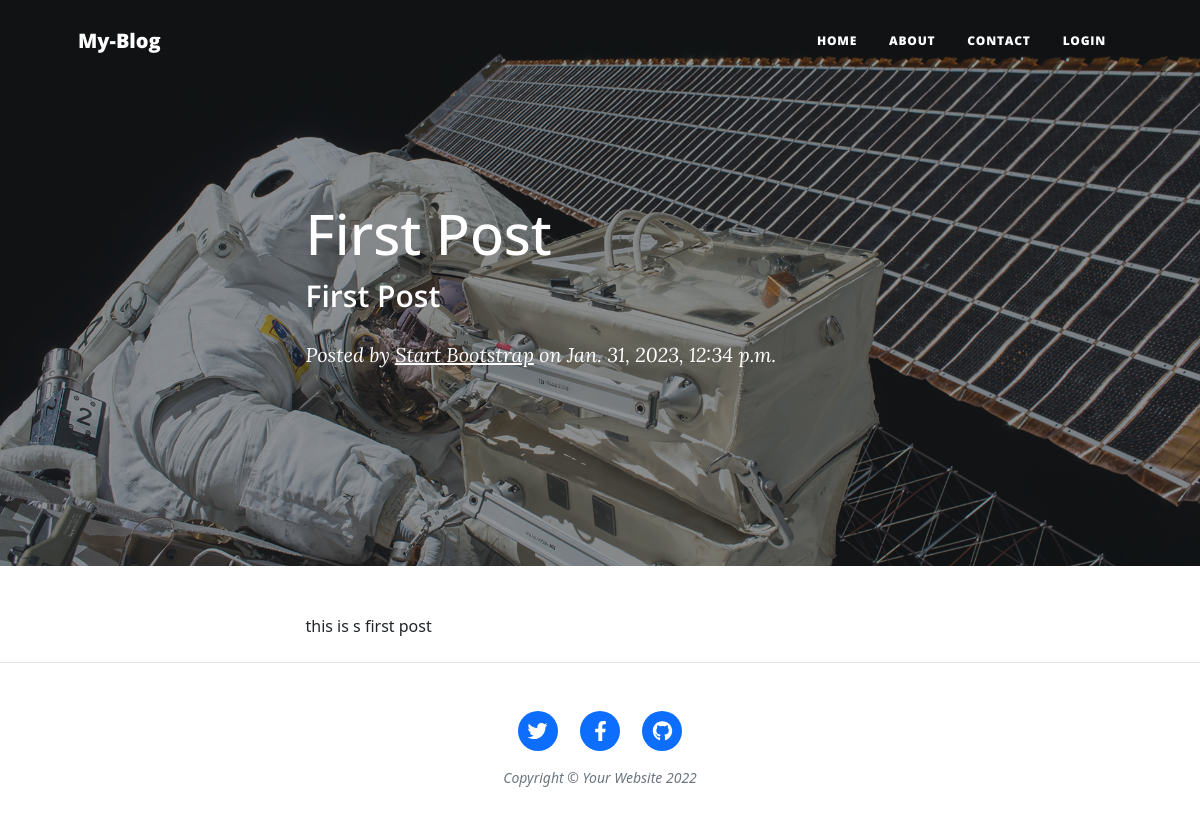
Page /post-details/48 on the committed database.
### blogapp/models.py (models this page shows, shortened)
class Post(models.Model):
    author = models.ForeignKey(settings.AUTH_USER_MODEL, on_delete=models.CASCADE)
    title = models.CharField(max_length=200)
    text = models.TextField()
    created_date = models.DateTimeField(default=timezone.now)
    published_date = models.DateTimeField(blank=True, null=True)

### blogapp/views.py (the view)
# urls.py: path('post-details/<pk>', views.post_details, name='post_details'),
def post_details(request, pk):
    post_detail = Post.objects.get(id=pk)
    return render(request, 'post_details.html', {"post_detail": post_detail})

### templates/post_details.html
{% extends 'base.html' %}
{% block body %}
        <header class="masthead" style="background-image: url('/static/assets/img/post-bg.jpg')">
            <div class="container position-relative px-4 px-lg-5">
                <div class="row gx-4 gx-lg-5 justify-content-center">
                    <div class="col-md-10 col-lg-8 col-xl-7">
                        <div class="post-heading">
                            <h1>{{post_detail.title}}</h1>
                            <h2 class="subheading">{{post_detail.title}}</h2>
                            <span class="meta">
                                Posted by
                                <a href="#!">Start Bootstrap</a>
                                on {{post_detail.published_date}}
                            </span>
                        </div>
                    </div>
                </div>
            </div>
        </header>
        <article class="mb-4">
            <div class="container px-4 px-lg-5">
                <div class="row gx-4 gx-lg-5 justify-content-center">
                    <div class="col-md-10 col-lg-8 col-xl-7">
                        {{post_detail.text | safe}}
                    </div>
                </div>
            </div>
        </article>
    {% endblock %}

### rows in the picture
Post: title "First Post", published_date "Jan. 31, 2023, 12:34 p.m.", text "this is s first post"
